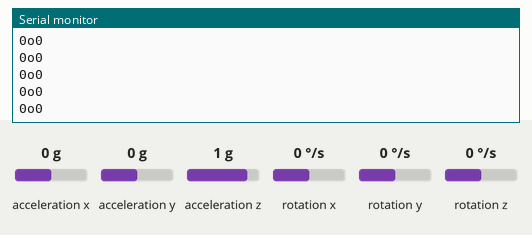
Simulated run of this sketch. Board: Arduino Uno, built with avr-gcc and run on an emulated ATmega328P. Parts: the last lines printed to the serial monitor. The inputs (shaded band) are chosen by the test bench; at power-on: acceleration x 0 g, acceleration y 0 g, acceleration z 1 g, rotation x 0 °/s, rotation y 0 °/s, rotation z 0 °/s.

Above: at 1.2 s.
1.3 s: acceleration x set to -1.4 g
At 1.32 s:
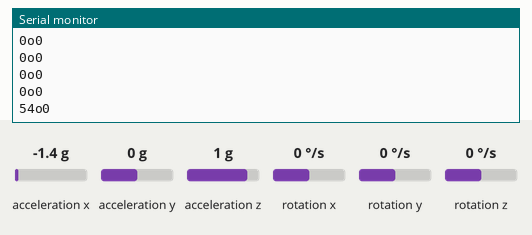
2.8 s: acceleration y set to -1.4 g
At 2.85 s:
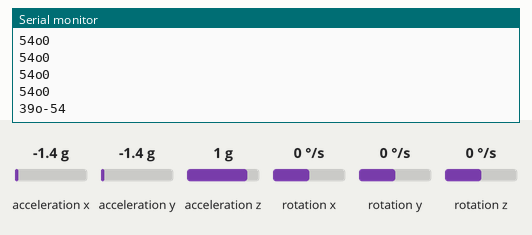
4.3 s: acceleration z set to -1.4 g
At 4.31 s:
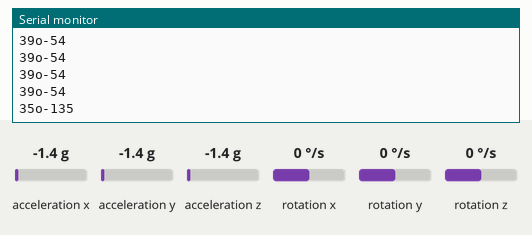
Timing chart, 0 to 7.3 s (numbered marks = the images above; inputs shaded):
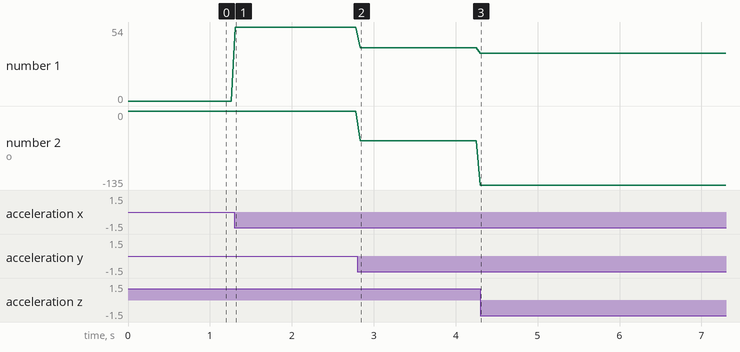

The sketch:

test_accelerometer.ino
```cpp
#include <MPU6050.h>

#include <Wire.h>


MPU6050 mpu;

void setup() {
  // put your setup code here, to run once:

  Serial.begin(9600);
  // Serial.println("Initialize MPU6050");

  while(!mpu.begin(MPU6050_SCALE_2000DPS, MPU6050_RANGE_2G))
  {
    Serial.println("Could not find a valid MPU6050 sensor, check wiring!");
    delay(500);
  }

}


void loop()
{
  // Read normalized values
  Vector normAccel = mpu.readNormalizeAccel();

  // Calculate Pitch & Roll
  int pitch = -(atan2(normAccel.XAxis, sqrt(normAccel.YAxis * normAccel.YAxis + normAccel.ZAxis * normAccel.ZAxis)) * 180.0) / M_PI;
  int roll = (atan2(normAccel.YAxis, normAccel.ZAxis) * 180.0) / M_PI;

  Serial.print(pitch);
  Serial.print("o");
  Serial.println(roll);

  Serial.println();

  delay(50);
}
```

Measured:
- after the input at 1.3 s, the serial monitor: prints a new line at once (image 1)
- after the input at 2.8 s, the serial monitor: prints a new line at once (image 2)
- after the input at 4.3 s, the serial monitor: prints a new line at once (image 3)
- plotted number 1: 0 → 54 after the input at 1.3 s, 54 → 39 after the input at 2.8 s, 39 → 35 after the input at 4.3 s
- plotted number 2: 0 → -54 after the input at 2.8 s, -54 → -135 after the input at 4.3 s
